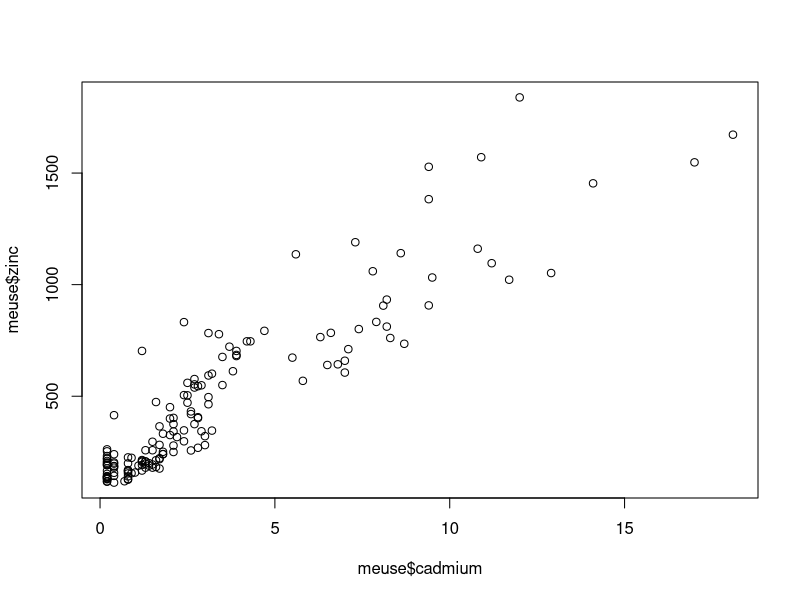
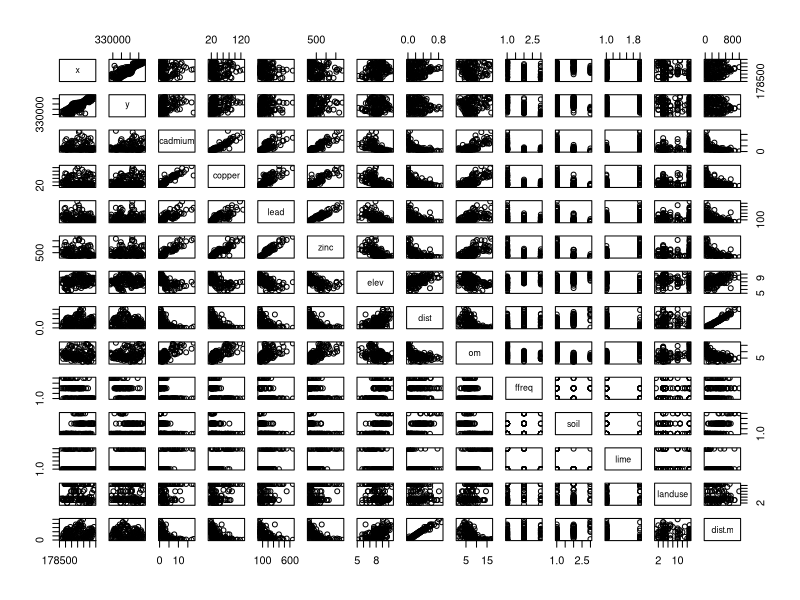

The R script that drew these images, in order:
#this is a code for investigating relationships among ecological variants

#install the needed package
install.packages("sp")

#retrieve the package within R
#the command require() can also be used for the same effect
library(sp)
#after clicking ctrl+enter nothing should happen, if something happens its an error

#we are dealing with the meuse dataset
#https://cran.r-project.org/web/packages/gstat/vignettes/gstat.pdf

data(meuse) #brings the dataset into r

meuse #very untidy way to view the dataset

View(meuse) #using the package Rcmdr to view the data - Case sensitive - Capital V

head(meuse) #gives a summary of the table with the headings and the first few rows

names(meuse) #shows only the names of the columns

summary(meuse) #quicker way to get the statistics, mean and median etc of each column

plot(meuse$cadmium, meuse$zinc) #to plot the x and y, need to isolate them within the meuse dataset

attach(meuse) #used often in datasets, easier than making objects or using $ function
#can also detach the dataset


#make a scatterplot matrix out of all the variables - 14x13 variables.
pairs(meuse) #a scatterplot matrix of all the interactions of each variables
